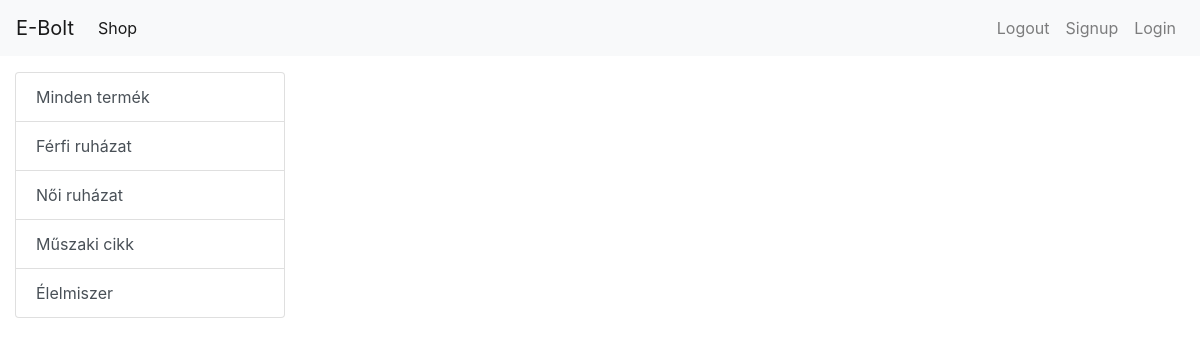
The app's page /?category=2 with its own data.
### shopapi/models/category.py (models this page shows, shortened)
class Category(models.Model):
    name = models.CharField(max_length=20)
    @staticmethod
    def get_all_categories():
        return Category.objects.all()

### shopapi/views.py (the view)
# urls.py: path('', index , name='homepage'),
def index(request):
    products = None
    categories = Category.get_all_categories()
    categoryID = request.GET.get('category')
    if categoryID:
        products = Product.get_all_products_by_categoryid(categoryID)
    else:
        products = Product.get_all_products();
    data = {}
    data['products'] = products
    data['categories'] = categories
    return render(request , 'index.html' , data)

### shopapi/models/product.py (called while the page is built)
    @staticmethod
    def get_all_products_by_categoryid(category_id):
      if category_id:
          return Product.objects.filter(category = category_id)
      else:
         return Product.get_all_products();

### shopapi/templates/index.html (shortened to what this page needs)
{% extends 'base.html'%}
{% block content %}
<div class="container-fluid mt-3">
  <div class="row">
    <div class="col-lg-3 mx-auto">
      <div class="list-group">
        <a href="/" class="list-group-item list-group-item-action ">Minden termék</a>
        {% for category in categories %}
        <a href="/?category={{category.id}}" class="list-group-item list-group-item-action ">{{category.name}}</a>
        {% endfor %}
      </div>
    </div>
    <div id='products' class="col-lg-9 mx-auto">
    </div>
  </div>
</div>
{% endblock %}

### records on screen
Category: name "Férfi ruházat"
Category: name "Női ruházat"
Category: name "Műszaki cikk"
Category: name "Élelmiszer"
